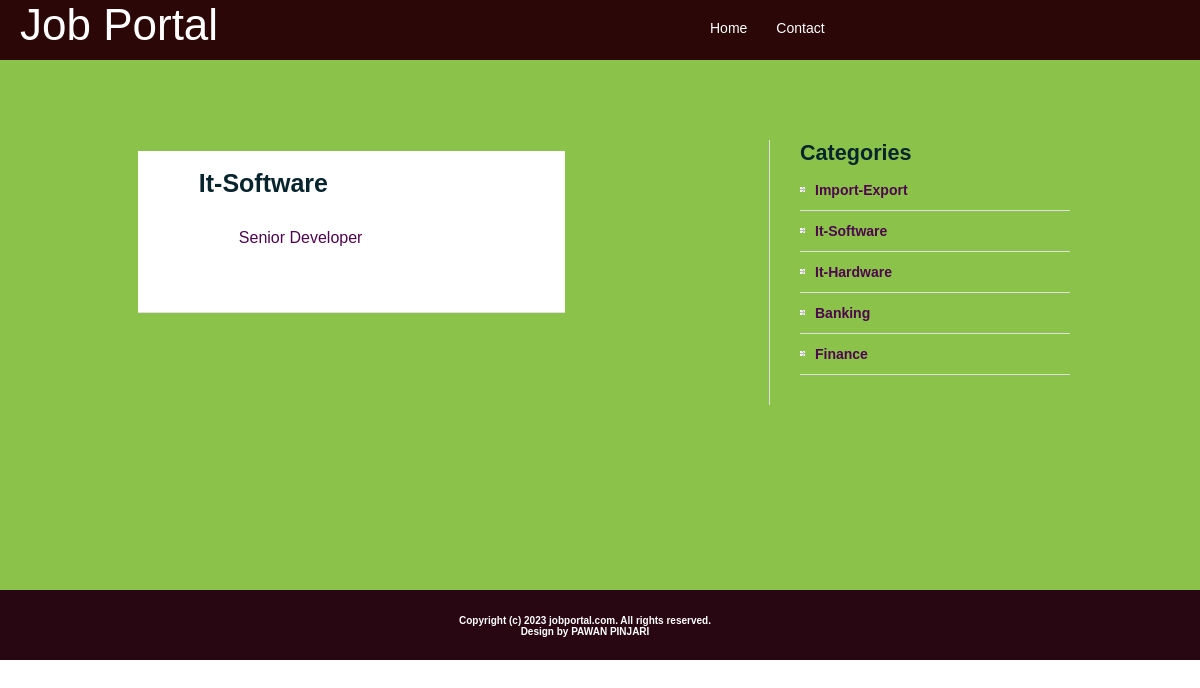
The app's page /jobs_by_category.php?cat=It-Software with its own data.
### tables this page shows
CREATE TABLE `jobs` (
  `j_id` int(4) NOT NULL auto_increment,
  `j_company` varchar(40) NOT NULL, 
  `j_category` varchar(40) NOT NULL,
  `j_owner_name` varchar(30) NOT NULL,
  `j_title` varchar(30) NOT NULL,
  `j_hours` float(3,1) NOT NULL,
  `j_salary` int(10) NOT NULL,
  `j_experience` int(3) NOT NULL,
  `j_discription` varchar(300) NOT NULL,
  `j_city` varchar(20) NOT NULL,
  `j_active` int(1) NOT NULL default '0',
  PRIMARY KEY  (`j_id`)
);

CREATE TABLE `categories` (
  `cat_id` int(4) NOT NULL auto_increment,
  `cat_nm` varchar(30) NOT NULL,
  PRIMARY KEY  (`cat_id`)
);

### jobs_by_category.php (the view, shortened to what this page needs)
<?php session_start();
require_once 'includes/config.php';
	$q = "select * from jobs where j_category ='".$_GET['cat']."' and j_active=1";
	$res = mysqli_query($db,$q) or die("Wrong Query");
?>
<!DOCTYPE html PUBLIC "-//W3C//DTD XHTML 1.0 Strict//EN" "http://www.w3.org/TR/xhtml1/DTD/xhtml1-strict.dtd">
<html xmlns="http://www.w3.org/1999/xhtml">
<head>
<?php
include("includes/head.inc.php");
?>
</head>
<body>
<div id="header-wrapper">
	<div id="header">
	<div id="menu">
		<?php
		include("includes/menu.inc.php");
		?>
		</div>
		<div id="search">
		<?php
		include("includes/logo.inc.php");
		?>
		</div>
	</div>
</div>
<div id="wrapper">
	<div id="page">
		<div id="page-bgtop">
			<div id="content" >
				<div class="post reg-content job_details">
					<h2 class="title"><?php echo $_GET['cat']; ?></h2>
					<div class="entry">
					<ul>
					<?php
						while($row = mysqli_fetch_assoc($res))
						{
							echo '
										<li>
										<a href="job_details.php?id='.$row['j_id'].'">'.$row['j_title'].'</a>
										</li>
								';
						}
					?>
					</ul>
					</div>
				</div>
			</div>
			<div id="sidebar">
			<?php
		include("includes/sidebar.inc.php");
		?>
			</div>
			<div style="clear: both;">&nbsp;</div>
		</div>
	</div>
</div>
<div id="footer-bgcontent">
	<div id="footer">
		<?php
		include("includes/footer.inc.php");
		?>
	</div>
</div>
</body>
</html>

### includes/sidebar.inc.php (shortened to what this page needs)
<ul>
		<?php
					require_once 'includes/config.php';
				?>
	<li>
		<h2><b>Categories</b></h2>
		<ul>
			<?php
						$q="select * from categories";
						$res=mysqli_query($db,$q) or die("cant connect");
						while($row=mysqli_fetch_assoc($res))
						{
							echo '<li><a href="jobs_by_category.php?cat='.$row['cat_nm'].'">'.$row['cat_nm'].'</a></li>';
						}
			?>
		</ul>
	</li>
</ul>

### style.css (style rules this page uses)
body { margin: 0px; padding: 0; font-family: Arial, Helvetica, sans-serif; font-size: 12px; color: #0E4456; }
h1, h2, h3 { margin: 0; font-weight: normal; color: #08252E; }
h2 { font-size: 18px; }
p, ul, ol { margin-top: 0; line-height: 220%; text-align: justify; }
ul { color: white; }
a { color: rgb(78, 6, 78); }
#wrapper { height: 500px; background-color: #eef1ea; background-color: #8bc34a; margin: 0px; padding: 30px 0px 0px 0px; }
#header-wrapper { margin: 0px; padding: 0px; }
#header { width: 100%; height: 60px; margin: 0 auto; background-color: rgb(43, 7, 7); }
#menu { float: right; width: 690px; height: 60px; }
#page { width: 1000px; margin: 0 auto; padding: 0px; }
#page-bgtop { padding: 0px 30px 0px 50px; }
#content { float: left; width: 610px; }
.post { margin-bottom: 45px; border-bottom: 1px solid #DFDFDF; }
.post { margin-left: 20%; }
.post .title { height: 30px; color: #08252E; font-size: 30px; font-weight: bold; color: #08252E; }
#page-bgtop h2 { font-size: 25px; }
.post .entry { padding: 10px 0 30px 0; }
.entry a { font-size: 16px; text-decoration: none; }
#sidebar { float: right; width: 300px; font-family: Arial, Helvetica, sans-serif; font-size: 12px; border-left: 1px solid #DFDFDF; margin-top: 50px; }
#sidebar ul { margin: 0px 0px 0px 30px; padding: 0; list-style: none; line-height: normal; }
#sidebar li { margin-bottom: 30px; }
#sidebar li ul { margin: 0px; padding: 0px; }
#sidebar li li { margin: 0; padding: 12px 0px 12px 15px; border-bottom: 1px solid #DFDFDF; background: url(images/img09.jpg) no-repeat left 17px; }
#sidebar li li a { font-size: 14px; }
#sidebar h2 { height: 30px; font-size: 1.8em; font-weight: normal; }
#sidebar a { text-align: left; text-decoration: none; font-weight: bold; }
#footer-bgcontent { padding: 0px; height: 70px; color: white; background-color: #280612; }
#footer { width: 1000px; height: 49px; margin: 0 auto; padding-top: 25px; }
.reg-content { background-color: white; width: 50%; margin-left: 20%; margin-top: 2%; padding: 3%; }
.reg-content h2 { font-weight: bold; margin-bottom: 5%; }
.job_details { margin-top: 10%; margin-left: -2%; padding-left: 10%; padding-right: 10%; }

### records on screen
jobs: j_title "Senior Developer"
categories: cat_nm "Import-Export"
categories: cat_nm "It-Software"
categories: cat_nm "It-Hardware"
categories: cat_nm "Banking"
categories: cat_nm "Finance"

### other values on screen
$_GET['cat'] "It-Software"
